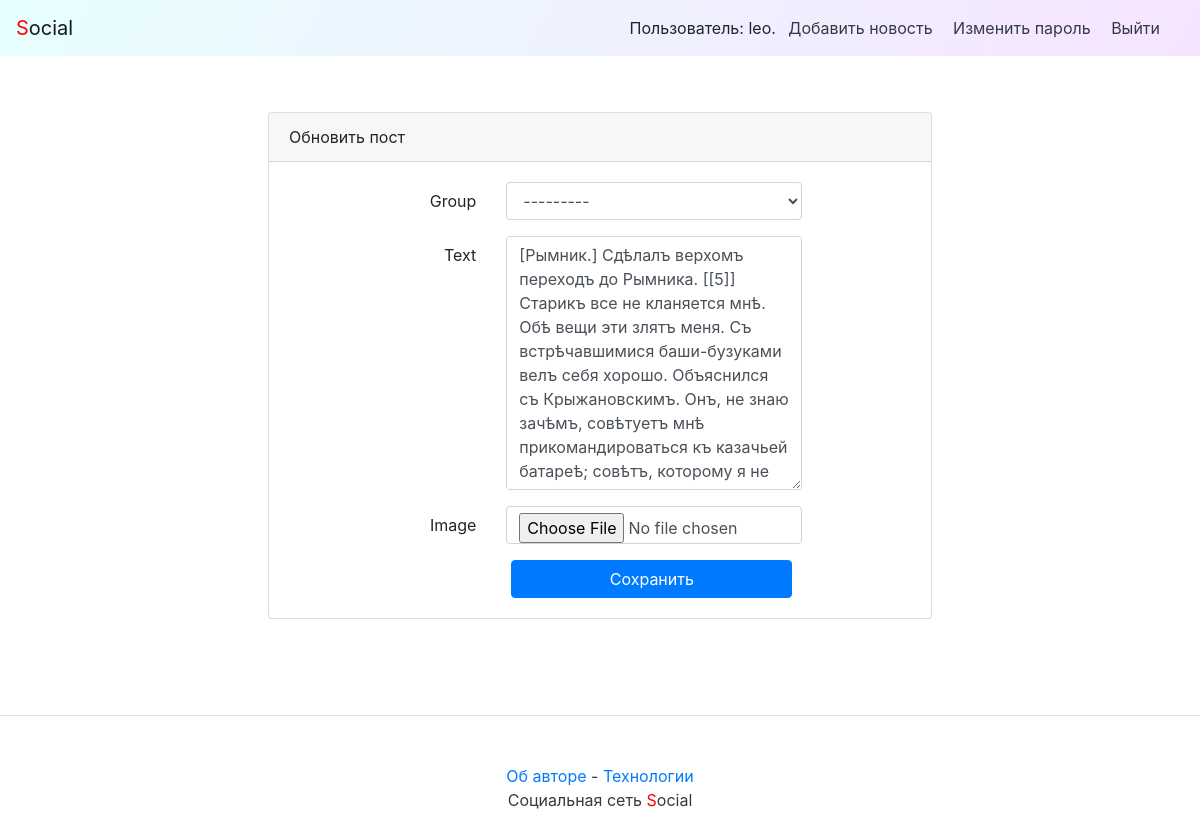
The app's page /leo/36/edit/ (signed in), older data.
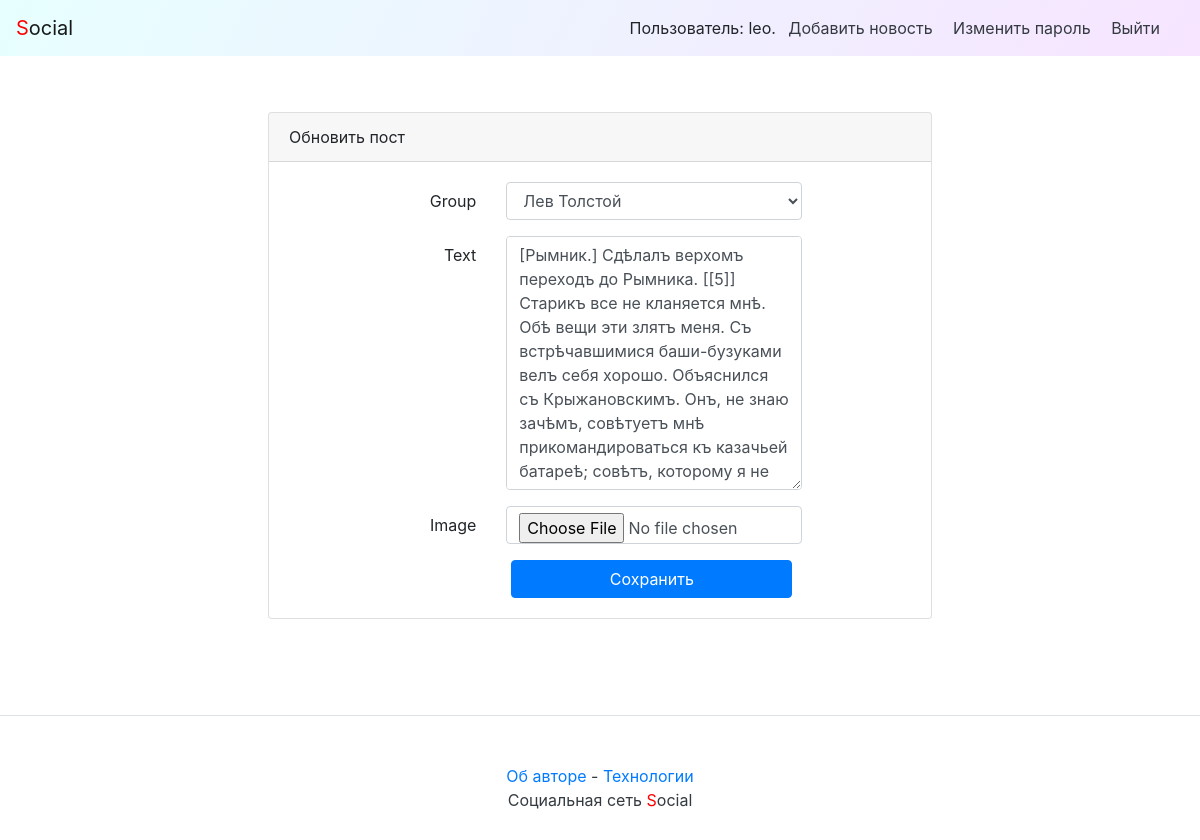
The same page, newer data.
### posts/models.py (models this page shows, shortened)
class Post(models.Model):
    text = models.TextField()
    pub_date = models.DateTimeField('date published', auto_now_add=True)
    author = models.ForeignKey(User, on_delete=models.CASCADE, related_name='posts')
    group = models.ForeignKey('Group', on_delete=models.SET_NULL,
                              blank=True, null=True, related_name='posts')
    image = models.ImageField(upload_to='posts/', blank=True, null=True)
    class Meta:
        ordering = ["-pub_date"]

### posts/views.py (the view)
def post_edit(request, username, post_id):
    post = get_object_or_404(Post, pk=post_id)
    if request.user.username != username:
        return redirect('post', username, post_id)
    form = PostForm(request.POST or None, files=request.FILES or None,
                    instance=post)
    if request.method == 'POST':
        if form.is_valid():
            form.save()
            return redirect('post', username, post_id)
    context = {
        'form': form,
        'post': post,
        'edit': True,
    }
    return render(request, 'posts/post_new.html', context)

### posts/forms.py
class PostForm(ModelForm):
    class Meta:
        model = Post
        fields = ('group', 'text', 'image')

### posts/models.py (called while the page is built)
    def __str__(self):
        return self.title

### posts/templatetags/user_filters.py (called while the page is built)
@register.filter
def addclass(field, css):
    return field.as_widget(attrs={"class": css})

### social/context_processors.py (called while the page is built)
def year(request):
    year = dt.datetime.now().year
    return {'year': year}

### posts/templates/posts/post_new.html (shortened to what this page needs)
{% extends 'base.html' %}
{% block content %}
{% load user_filters %}
<div class="row justify-content-center">
    <div class="col-md-8 p-5">
        <div class="card">
            <div class="card-header">{% if edit %}Обновить пост{% else %}Добавить пост{% endif %}</div>
            <div class="card-body">
                <form action="{% if edit %}{% url 'post_edit' post.author post.id %}{% else %}{% url 'new_post' %}{% endif %}" method="post" enctype="multipart/form-data">
                    {% for field in form %}
                      <div class="form-group row">
                          <label for="{{ field.id_for_label }}" class="col-md-4 col-form-label text-md-right">{{ field.label }}</label>
                          <div class="col-md-6">
                              {{ field|addclass:"form-control" }}
                          </div>
                      </div>
                    {% endfor %}
                    <div class="col-md-6 offset-md-4">
                        <button type="submit" class="btn btn-primary w-100">
                            {% if edit %}Сохранить{% else %}Добавить{% endif %}
                        </button>
                    </div>
                </form>
            </div>
        </div>
    </div>
</div>
{% endblock %}

Row changes from the older to the newer data that the page shows:
changed Post: group "---------" → "Лев Толстой"
